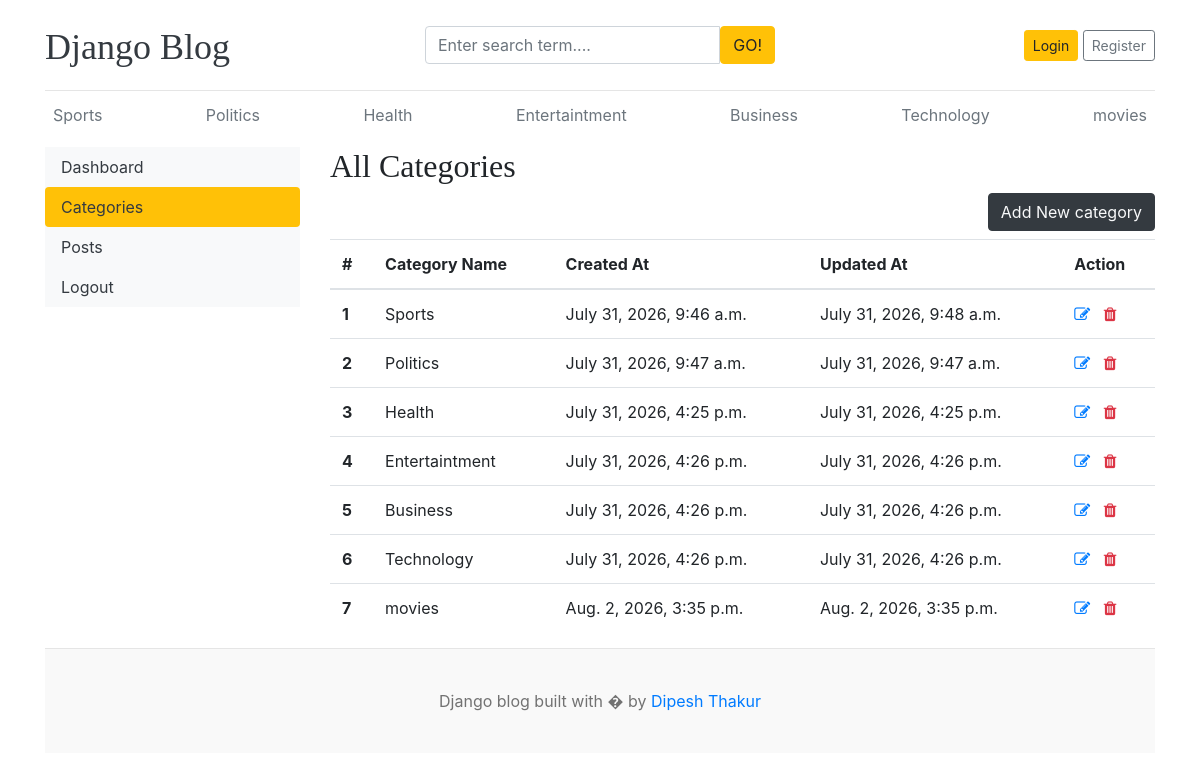
/dashboard/categories/, run on the app's committed database.
### blogs/models.py (models this page shows)
class Category(models.Model):
    category_name = models.CharField(max_length=50, unique=True)
    created_at = models.DateTimeField(auto_now_add = True)
    updated_at = models.DateTimeField(auto_now=True)
    class Meta:
        verbose_name_plural = "categories"  #admin panel ma correct speing aau x prural ma
    def __str__(self):
        return self.category_name

### dashboards/views.py (the view)
# urls.py: path('categories/', views.categories, name='categories'),
def categories(request):
    return render(request, 'dashboard/categories.html' )

### blogs/context_processor.py (called while the page is built)
def get_categories(request):
    categories = Category.objects.all()
    return dict(categories= categories)

def get_social_links(request):
    social_links = SocialLink.objects.all()
    return dict(social_links = social_links)

### templates/dashboard/categories.html (shortened to what this page needs)
{% extends "base.html" %}
{% block content %}
 <div class="row">
    {% include 'dashboard/sidebar.html' %}
     <div class="col-md-9">
        <h2>All Categories</h2>
        <a href="{% url 'add_category' %}" class="btn btn-dark text-light float-right mb-2"> Add New category</a>
        <table class="table table-hover add_categproed">
            <thead>
                <tr>
                    <th>#</th>
                    <th>Category Name</th>
                    <th>Created At</th>
                    <th>Updated At</th>
                    <th>Action</th>
                </tr>
            </thead>
            <tbody>
                {% for cat in categories %}
                    <tr>
                        <th> {{ forloop.counter}} </th>
                            <td>{{cat}} </td>
                            <td>{{cat.created_at}}</td>
                            <td> {{cat.updated_at}} </td>
                            <td>
                                <a href=" {% url 'edit_category' cat.id %} "> <i class="fa fa-edit text-primary"></i> </a>
                                <form action="{% url 'delete_category' cat.id %}"
                                    method="POST"
                                    style="display:inline;"
                                    onsubmit="return confirm('Delete this category?');">
                                    <button type="submit" style="border:none;background:none;padding:0;">
                                        <i class="fa fa-trash text-danger"></i>
                                    </button>
                                </form>
                            </td>
                    </tr>
                {% endfor %}
            </tbody>
        </table>
     </div>
</div>
{% endblock %}

### templates/base.html (shortened to what this page needs)
{% load static %}
<!DOCTYPE html>
<html lang="en">
<head>
    <link rel="stylesheet" href="https://cdn.jsdelivr.net/npm/bootstrap@4.6.2/dist/css/bootstrap.min.css">
    <link href="{% static 'css/blog.css' %}" rel="stylesheet">
    <link rel="stylesheet" href="https://cdnjs.cloudflare.com/ajax/libs/font-awesome/4.7.0/css/font-awesome.min.css">
  </head>
<body>
    <div class="container">
      <header class="blog-header py-3">
        <div class="row flex-nowrap justify-content-between align-items-center">
          <div class="col-4 pt-1">
            <a class="blog-header-logo text-dark" href="/">Django Blog</a>
          </div>
          <div class="col-4">
            <form action="{% url  'search' %}" method="GET">
              <div class="input-group" >
                <input class="form-control" type="text" name="keyword" value="{{keyword}}" placeholder="Enter search term...." aria-label="Enter search term...">
                <button type="submit" class="btn btn-warning" id='button-search' type="button" >GO!</button>
              </div>
            </form>
          </div>
          <div class="col-4 d-flex justify-content-end align-items-center">
            {% if not user.is_authenticated %}
            <a class="btn btn-sm btn-warning" href=" {% url 'login' %} ">Login</a> &nbsp;
            <a class="btn btn-sm btn-outline-secondary" href=" {% url 'register' %} ">Register</a>
            {% else %}
            <span> <a href=" {% url 'dashboard' %} "> Dashboard </a> </span>
            &emsp;
            <span>  <a href=" {% url 'logout' %}  "> Logout </a> </span>
            {% endif %}
          </div>
        </div>
      </header>
      <div class="nav-scroller py-1 mb-2">
        <nav class="nav d-flex justify-content-between">
          {% for category in categories  %}
          <a class="p-2 text-muted" href="{% url  'posts_by_category' category.id %}">{{category.category_name}}</a>
          {% endfor %}
        </nav>
      </div>
{% block content %}
{% endblock %}
<footer class="blog-footer">
  <p>Django blog built with � by <a href="#">Dipesh Thakur</a></p>
</footer>

### blog_main/static/css/blog.css (style rules this page uses)
.blog-header { border-bottom: 1px solid #e5e5e5; }
.blog-header-logo { font-family: "Playfair Display", Georgia, "Times New Roman", serif; font-size: 2.25rem; }
h1, h2, h3, h4, h5, h6 { font-family: "Playfair Display", Georgia, "Times New Roman", serif; }
.blog-footer { padding: 2.5rem 0; color: #727272; text-align: center; background-color: #f9f9f9; border-top: .05rem solid #e5e5e5; }
.blog-footer p:last-child { margin-bottom: 0; }

### data on the page
Category: category_name "Sports", created_at "July 31, 2026, 9:46 a.m.", updated_at "July 31, 2026, 9:48 a.m."
Category: category_name "Politics", created_at "July 31, 2026, 9:47 a.m.", updated_at "July 31, 2026, 9:47 a.m."
Category: category_name "Health", created_at "July 31, 2026, 4:25 p.m.", updated_at "July 31, 2026, 4:25 p.m."
Category: category_name "Entertaintment", created_at "July 31, 2026, 4:26 p.m.", updated_at "July 31, 2026, 4:26 p.m."
Category: category_name "Business", created_at "July 31, 2026, 4:26 p.m.", updated_at "July 31, 2026, 4:26 p.m."
Category: category_name "Technology", created_at "July 31, 2026, 4:26 p.m.", updated_at "July 31, 2026, 4:26 p.m."
Category: category_name "movies", created_at "Aug. 2, 2026, 3:35 p.m.", updated_at "Aug. 2, 2026, 3:35 p.m."
